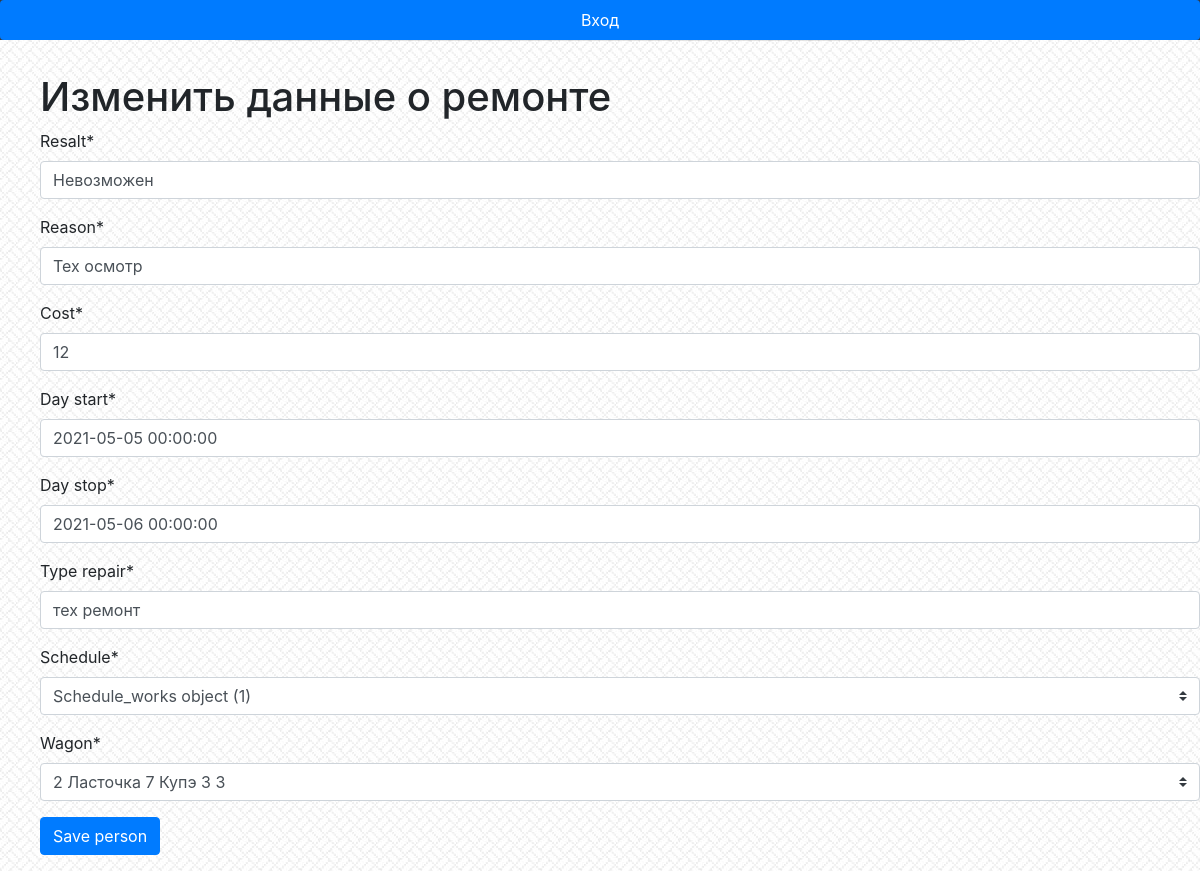
The app's page /repair/1/update/ with its own data.
### repairs_wagon_app/models.py (models this page shows, shortened)
class Repair(models.Model):
    resalt = models.CharField(max_length=10)
    reason = models.CharField(max_length=100)
    cost = models.IntegerField()
    day_start = models.DateTimeField()
    day_stop = models.DateTimeField()
    type_repair = models.CharField(max_length=15)
    schedule = models.ForeignKey(Schedule_works, default=1, on_delete=models.CASCADE)
    wagon = models.ForeignKey(Wagon, on_delete=models.CASCADE)

### repairs_wagon_app/views.py (the view)
# urls.py: path('repair/<int:pk>/update/', views.RepairUpdateView.as_view(), name="repair_u"),
class RepairUpdateView(UpdateView):
    model = Repair
    form_class = RepairForm
    success_url = '/repair/list/'
    template_name = 'repair_update.html'

### repairs_wagon_app/forms.py
class RepairForm(forms.ModelForm):
    class Meta:
        model = Repair
        fields = [
            "resalt",
            "reason",
            "cost",
            "day_start",
            "day_stop",
            "type_repair",
            "schedule",
            "wagon"
        ]
    def __init__(self, *args, **kwargs):
        super().__init__(*args, **kwargs)
        self.helper = FormHelper()
        self.helper.form_method = 'post'
        self.helper.add_input(Submit('submit', 'Save person'))

### repairs_wagon_app/models.py (called while the page is built)
    def __str__(self):
        return "{} {} {} {} {} {}".format(self.reg_number, self.reg_name, self.reg_chief, self.type, self.type_year,
                                          self.dop_number)

### repairs_wagon_app/templates/repair_update.html
{% include 'menu.html' %}
{% include 'base.html' %}
{% load crispy_forms_tags %}
{% block content %}
<ol>
    <h1 class="mt-2">Изменить данные о ремонте</h1>
  {% crispy form %}
</ol>
{% endblock %}

### repairs_wagon_app/static/wagon/style.css (style rules this page uses)
body { background: white url("images/BACKGROUND.jpg"); }

### records on screen
Repair: resalt "Невозможен", reason "Тех осмотр", cost "12", day_start "2021-05-05 00:00:00", day_stop "2021-05-06 00:00:00", type_repair "тех ремонт", schedule "Schedule_works object (1)", wagon "2 Ласточка 7 Купэ 3 3"
